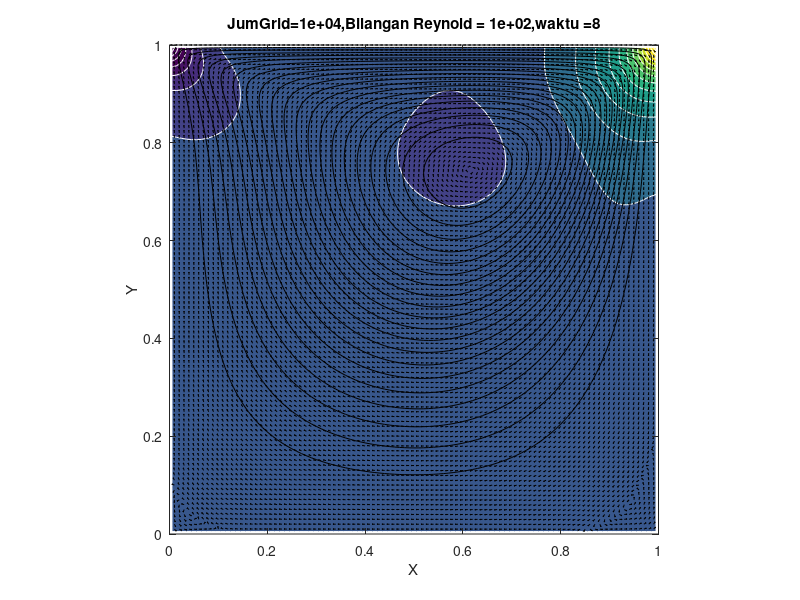

Recreate this plot in MATLAB.
%======================================================================
function Navier_Stokes_Kelompok5
%======================================================================
clear   % Bersihkan Workspace
clc     % Bersihkan Command Windows
% Program ini digunakan untuk memecahkan persamaan incompressible 
% Navier-Stokes dengan domain ruang berbentuk kotak dengan memberikan
% kecepatan pada bidang batas. 
% vektor kecepatan ditunjukan oleh tanda panah kecil
% tekanan ditunjukan oleh warna latar
% streamline (lintasan partikel fluida) digambarkan oleh garis memutar
% permasalahan: tutup kotak bergerak ke kanan
%======================================================================
Re = 100;    % Bilangan Reynolds 
dt = 0.02;   % Selang waktu
tf = 8;      % Waktu akhir simulasi
lx = 1;      % Lebar kotak domain
ly = 1;      % Tinggi kotak domain
nx = 100;    % Jumlah grid pada sumbu-x
ny = 100;    % Jumlah grid pada sumbu-y
nsteps = 10; % Jumlah tampilan keluar untuk mengetahui perubahan
%======================================================================
nt = ceil(tf/dt); 
dt = tf/nt;
x = linspace(0,lx,nx+1);
y = linspace(0,ly,ny+1); 
hx = lx/nx;               % Lebar satu grid
hy = ly/ny;               % Tinggi satu grid
%======================================================================
% KONDISI AWAL
%======================================================================
U = zeros(nx-1,ny); % Siapkan matriks untuk vektor kecepatan U
V = zeros(nx,ny-1); % Siapkan matriks untuk vektor kecepatan V
%======================================================================
% KONDISI PADA SYARAT BATAS
%======================================================================
uN = x*0+1;     %N=north (utara/arah ke kanan)
vN = avg(x)*0;  
uS = x*0; 
vS = avg(x)*0;
uW = avg(y)*0;
vW = y*0;
uE = avg(y)*0;
vE = y*0;
%======================================================================
Ubc = dt/Re*([2*uS(2:end-1)' zeros(nx-1,ny-2) 2*uN(2:end-1)']/hx^2+...
[uW;zeros(nx-3,ny);uE]/hy^2);
Vbc = dt/Re*([vS' zeros(nx,ny-3) vN']/hx^2+...
[2*vW(2:end-1);zeros(nx-2,ny-1);2*vE(2:end-1)]/hy^2);
fprintf('LOADINGGGGG')
 
Lp = kron(speye(ny),K1(nx,hx,1))+kron(K1(ny,hy,1),speye(nx));
%kron=kronecer tensor
Lp(1,1) = 3/2*Lp(1,1);
 
perp = symamd(Lp); 
Rp = chol(Lp(perp,perp)); 
Rpt = Rp';
Lu = speye((nx-1)*ny)+dt/Re*(kron(speye(ny),K1(nx-1,hx,2))+...
kron(K1(ny,hy,3),speye(nx-1)));
peru = symamd(Lu); 
Ru = chol(Lu(peru,peru));
Rut = Ru';
 
Lv = speye(nx*(ny-1))+dt/Re*(kron(speye(ny-1),K1(nx,hx,3))+...
kron(K1(ny-1,hy,2),speye(nx)));
perv = symamd(Lv);
Rv = chol(Lv(perv,perv));
Rvt = Rv';
Lq = kron(speye(ny-1),K1(nx-1,hx,2))+kron(K1(ny-1,hy,2),speye(nx-1));
perq = symamd(Lq);
Rq = chol(Lq(perq,perq));
Rqt = Rq';
fprintf(', time loop\n--20%%--40%%--60%%--80%%-100%%\n')
for k = 1:nt
%======================================================================
% PEMECAHAN SUKU NON-LINIER
%======================================================================
gamma = min(1.2*dt*max(max(max(abs(U)))/hx,max(max(abs(V)))/hy),1);
Ue = [uW;U;uE]; 
Ue = [2*uS'-Ue(:,1) Ue 2*uN'-Ue(:,end)];
Ve = [vS' V vN'];
Ve = [2*vW-Ve(1,:);Ve;2*vE-Ve(end,:)];
Ua = avg(Ue')'; 
Ud = diff(Ue')'/2;
Va = avg(Ve);
Vd = diff(Ve)/2;
UVx = diff(Ua.*Va-gamma*abs(Ua).*Vd)/hx;
UVy = diff((Ua.*Va-gamma*Ud.*abs(Va))')'/hy;
Ua = avg(Ue(:,2:end-1)); 
Ud = diff(Ue(:,2:end-1))/2;
Va = avg(Ve(2:end-1,:)')'; 
Vd = diff(Ve(2:end-1,:)')'/2;
U2x = diff(Ua.^2-gamma*abs(Ua).*Ud)/hx;
V2y = diff((Va.^2-gamma*abs(Va).*Vd)')'/hy;
U = U-dt*(UVy(2:end-1,:)+U2x);
V = V-dt*(UVx(:,2:end-1)+V2y);
%======================================================================
% VISKOSITAS
%======================================================================
rhs = reshape(U+Ubc,[],1);
u(peru) = Ru\(Rut\rhs(peru));
U = reshape(u,nx-1,ny);
rhs = reshape(V+Vbc,[],1);
v(perv) = Rv\(Rvt\rhs(perv));
V = reshape(v,nx,ny-1);
%======================================================================
% KOREKSI TEKANAN
%======================================================================
rhs = reshape(diff([uW;U;uE])/hx+diff([vS' V vN']')'/hy,[],1);
p(perp) = -Rp\(Rpt\rhs(perp));
P = reshape(p,nx,ny);
U = U-diff(P)/hx;
V = V-diff(P')'/hy;
%======================================================================
% VISUALISASI
%======================================================================
if floor(25*k/nt)>floor(25*(k-1)/nt)
    fprintf('*') 
end
 
if k==1||floor(nsteps*k/nt)>floor(nsteps*(k-1)/nt)
%======================================================================
% FUNGSI STREAM
%======================================================================
rhs = reshape(diff(U')'/hy-diff(V)/hx,[],1);
q(perq) = Rq\(Rqt\rhs(perq));
Q = zeros(nx+1,ny+1);
Q(2:end-1,2:end-1) = reshape(q,nx-1,ny-1);
 
clf %Bersihkan gambar sebelumnya
contourf(avg(x),avg(y),P',20,'w-')
hold on
contour(x,y,Q',20,'k-');
Ue = [uS' avg([uW;U;uE]')' uN'];
Ve = [vW;avg([vS' V vN']);vE];
Len = sqrt(Ue.^2+Ve.^2+eps);
quiver(x,y,(Ue./Len)',(Ve./Len)',.4,'k-')
hold off
axis equal
axis([0 lx 0 ly])
p = sort(p);
caxis(p([8 end-7]))
title(sprintf('JumGrid=%0.1g,Bilangan Reynold = %0.2g,waktu =%0.3g',...
    nx*ny,Re,k*dt))
xlabel('X')
ylabel('Y')
drawnow
end
end
fprintf('\n')
%======================================================================
function B = avg(A,k)
if nargin<2 
    k = 1;
end
if size(A,1)==1
    A = A'; 
end
if k<2 
       B = (A(2:end,:)+A(1:end-1,:))/2;
  else B = avg(A,k-1);
end
if size(A,2)==1
    B = B';
end
%======================================================================
function A = K1(n,h,a11)
%Neumann=1, Dirichlet=2, Dirichlet mid=3;
A = spdiags([-1 a11 0;ones(n-2,1)*[-1 2 -1];0 a11 -1],-1:1,n,n)'/h^2;
%======================================================================
